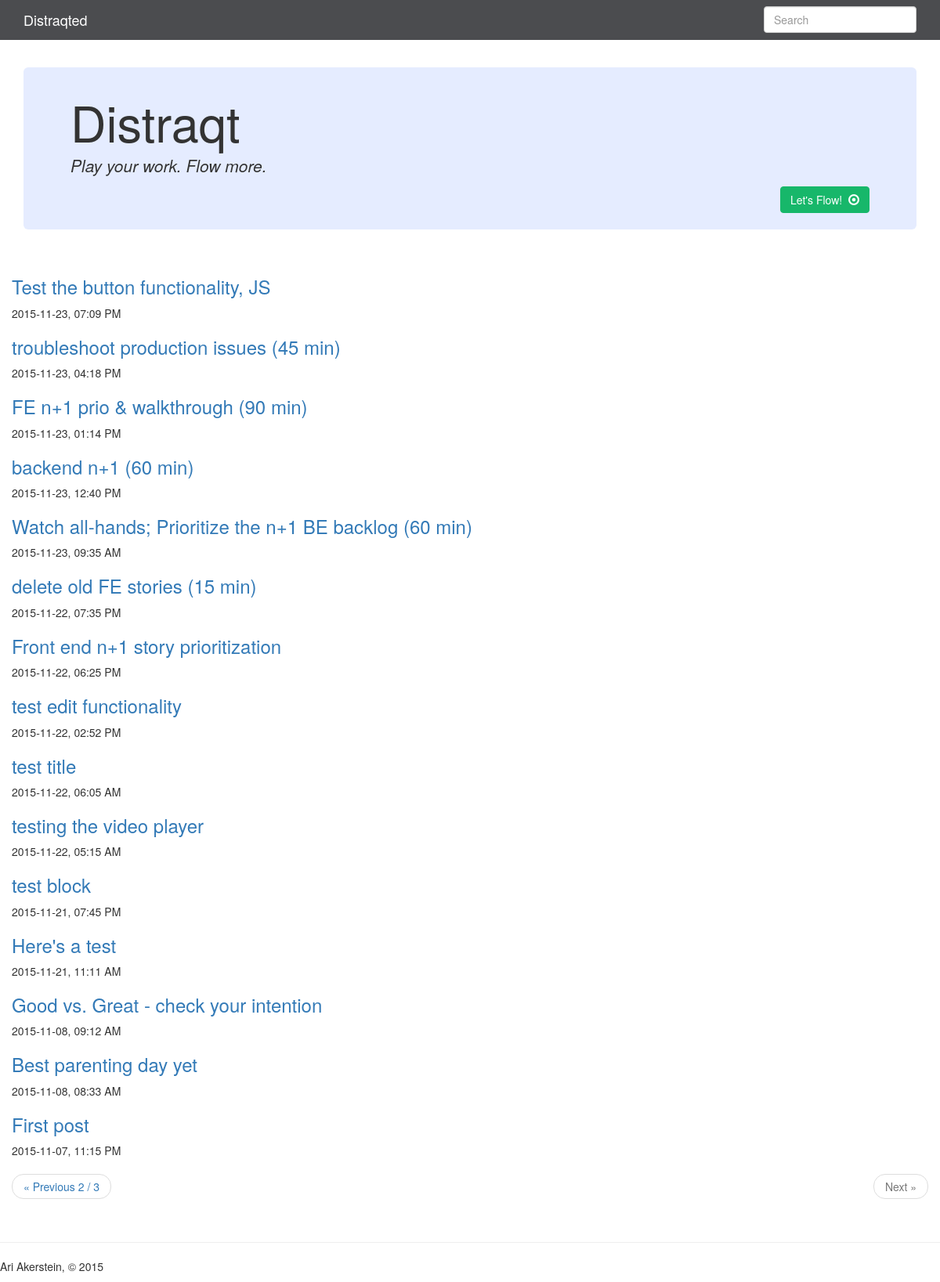
/?page=3, run on the app's committed database.
### app.py (models this page shows, shortened)
class Entry(flask_db.Model):
    title = CharField()
    slug = CharField(unique=True)
    content = TextField()
    published = BooleanField(index=True)
    timestamp = DateTimeField(default=datetime.datetime.now, index=True)
    @classmethod
    def public(cls):
        return Entry.select().where(Entry.published == True)

### app.py (the view)
@app.route('/')
def index():
    search_query = request.args.get('q')
    if search_query:
        query = Entry.search(search_query)
    else:
        query = Entry.public().order_by(Entry.timestamp.desc())
    return object_list(
        'index.html',
        query,
        search=search_query,
        check_bounds=False)

### app.py (called while the page is built)
@app.template_filter('clean_querystring')
def clean_querystring(request_args, *keys_to_remove, **new_values):
    querystring = dict((key, value) for key, value in request_args.items())
    for key in keys_to_remove:
        querystring.pop(key, None)
    querystring.update(new_values)
    return urllib.urlencode(querystring)

### templates/index.html (shortened to what this page needs)
{% extends "base.html" %}
{% block content %}
  {% for entry in object_list %}
    {% if search %}
      {% set entry = entry.entry %}
    {% endif %}
    <h3>
      <a href="{% if entry.published %}{{ url_for('detail', slug=entry.slug) }}{% else %}{{ url_for('edit', slug=entry.slug) }}{% endif %}">
        {{ entry.title }}
      </a>
    </h3>
    <p>{{ entry.timestamp.strftime('%Y-%m-%d, %I:%M %p') }}</p>
  {% else %}
    <p>No entries have been created yet.</p>
  {% endfor %}
  {% include "includes/pagination.html" %}
{% endblock %}

### data on the page
Entry: title "Test the button functionality, JS", timestamp "2015-11-23, 07:09 PM"
Entry: title "troubleshoot production issues (45 min)", timestamp "2015-11-23, 04:18 PM"
Entry: title "FE n+1 prio & walkthrough (90 min)", timestamp "2015-11-23, 01:14 PM"
Entry: title "backend n+1 (60 min)", timestamp "2015-11-23, 12:40 PM"
Entry: title "Watch all-hands; Prioritize the n+1 BE backlog (60 min)", timestamp "2015-11-23, 09:35 AM"
Entry: title "delete old FE stories (15 min)", timestamp "2015-11-22, 07:35 PM"
Entry: title "Front end n+1 story prioritization", timestamp "2015-11-22, 06:25 PM"
Entry: title "test edit functionality", timestamp "2015-11-22, 02:52 PM"
Entry: title "test title", timestamp "2015-11-22, 06:05 AM"
Entry: title "testing the video player", timestamp "2015-11-22, 05:15 AM"
Entry: title "test block", timestamp "2015-11-21, 07:45 PM"
Entry: title "Here's a test", timestamp "2015-11-21, 11:11 AM"
Entry: title "Good vs. Great - check your intention", timestamp "2015-11-08, 09:12 AM"
Entry: title "Best parenting day yet", timestamp "2015-11-08, 08:33 AM"
Entry: title "First post", timestamp "2015-11-07, 11:15 PM"

### other printed values
{{ pagination.get_page() - 1 }} "2"
{{ pagination.get_page_count() }} "3"
